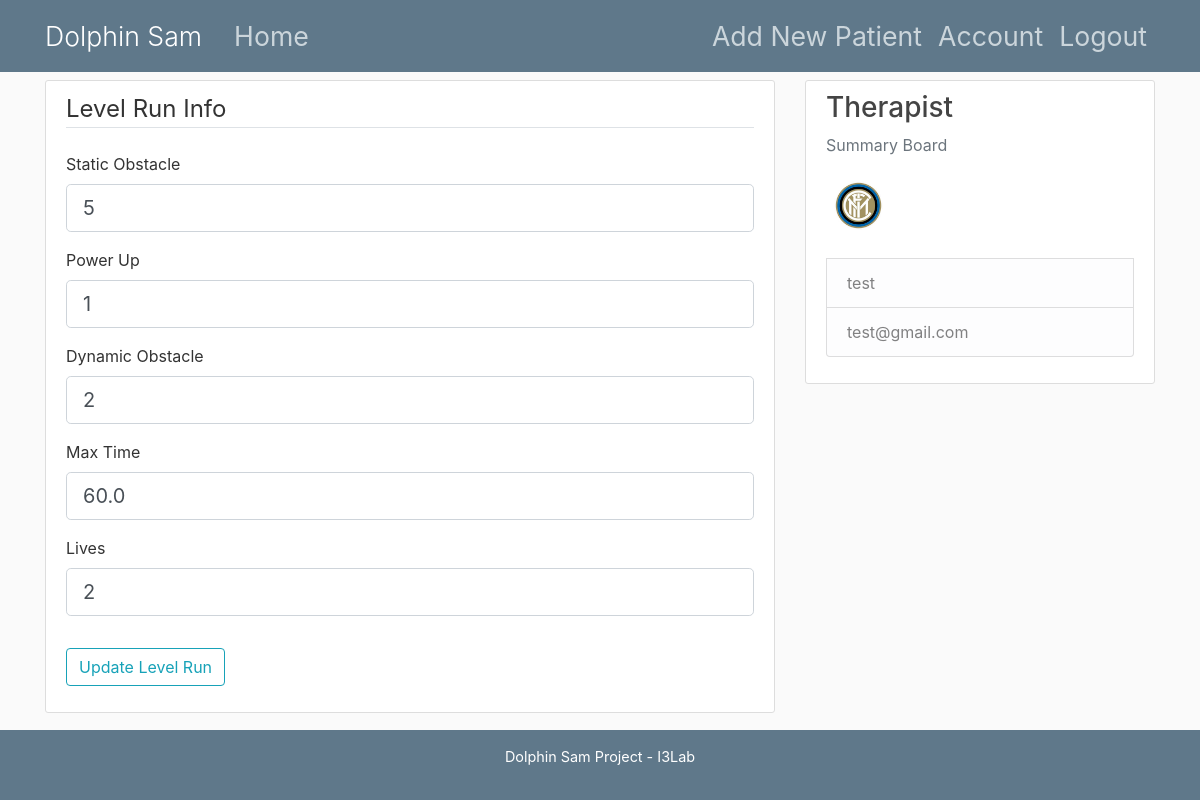
/patientlevrun/6-11 (signed in), run on the app's committed database.
### server/models.py (models this page shows, shortened)
class LevelRun(db.Model):
    id = db.Column(db.Integer, primary_key=True)
    name = db.Column(db.String, nullable=False, default='default')
    static_obstacle = db.Column(db.Integer, nullable=False, default=5)
    power_up = db.Column(db.Integer, nullable=False, default=1)
    dynamic_obstacle = db.Column(db.Integer, nullable=False, default=2)
    max_time = db.Column(db.Float, nullable=False, default=60.0)
    lives = db.Column(db.Integer, nullable=False, default=2)
    patient_id = db.Column(db.Integer, db.ForeignKey('patient.id'), nullable=False)

class User(db.Model, UserMixin):
    id = db.Column(db.Integer, primary_key=True)
    username = db.Column(db.String(20), unique=True, nullable=False)
    email = db.Column(db.String(120), unique=True, nullable=False)
    image_file = db.Column(db.String(20), nullable=False, default='default.jpg')
    password = db.Column(db.String(60), nullable=False)
    patients = db.relationship('Patient', backref='therapist', lazy=True)

### server/routes.py (the view)
@app.route("/patientlevrun/<id_p>-<id_lr>", methods=['GET', 'POST'])
@login_required
def patientlevrun(id_p, id_lr):
    if current_user.is_authenticated:
        id_reg = id_p.replace('}', '')
        id_int = int(id_reg)
        lr_int = int(id_lr)
        for p in range(0, len(current_user.patients)):
            if current_user.patients[p].id == id_int:
                index = p
        for i in range(0, 2):
            if current_user.patients[index].levels_run[i].id == lr_int:
                index_lr = i
        form = UpdateLevelRunForm()
        if form.validate_on_submit():
            current_user.patients[index].levels_run[index_lr].static_obstacle = form.static_obstacle.data
            current_user.patients[index].levels_run[index_lr].power_up = form.power_up.data
            current_user.patients[index].levels_run[index_lr].dynamic_obstacle = form.dynamic_obstacle.data
            current_user.patients[index].levels_run[index_lr].max_time = form.max_time.data
            current_user.patients[index].levels_run[index_lr].lives = form.lives.data
            db.session.commit()
            flash('The patient account has been Updated!', 'success')
            return redirect(url_for('home'))
        elif request.method == 'GET':
            form.static_obstacle.data = current_user.patients[index].levels_run[index_lr].static_obstacle
            form.power_up.data = current_user.patients[index].levels_run[index_lr].power_up
            form.dynamic_obstacle.data = current_user.patients[index].levels_run[index_lr].dynamic_obstacle
            form.max_time.data = current_user.patients[index].levels_run[index_lr].max_time
            form.lives.data = current_user.patients[index].levels_run[index_lr].lives
        return render_template('level_run_update.html', title='Level_Run_Update', form=form)

### server/form.py
class UpdateLevelRunForm(FlaskForm):
    static_obstacle = IntegerField('Static Obstacle', validators=[DataRequired()])
    power_up = IntegerField('Power Up', validators=[DataRequired()])
    dynamic_obstacle = IntegerField('Dynamic Obstacle', validators=[DataRequired()])
    max_time = FloatField('Max Time', validators=[DataRequired()])
    lives = IntegerField('Lives', validators=[DataRequired()])
    submit = SubmitField('Update Level Run')

### server/models.py (called while the page is built)
@login_manager.user_loader
def load_user(user_id):
    return User.query.get(int(user_id))

### server/templates/level_run_update.html (shortened to what this page needs)
{% extends "layout_fixed.html" %}
{% block content %}
<div class="content-section">
    <form method="POST" action="" enctype="multipart/form-data">
        <fieldset class="form-group">
            <legend class="border-bottom mb-4">Level Run Info</legend>
            <div class="form-group">
                {{ form.static_obstacle.label(class="form-control-label") }}
                {% if form.static_obstacle.errors %}
                {{ form.static_obstacle(class="form-control form-control-lg is-invalid") }}
                <div class="invalid-feedback">
                    {% for error in form.static_obstacle.errors %}
                    <span>{{ error }}</span>
                    {% endfor %}
                </div>
                {% else %}
                {{ form.static_obstacle(class="form-control form-control-lg") }}
                {% endif %}
            </div>
            <div class="form-group">
                {{ form.power_up.label(class="form-control-label") }}
                {% if form.power_up.errors %}
                {{ form.power_up(class="form-control form-control-lg is-invalid") }}
                <div class="invalid-feedback">
                    {% for error in form.power_up.errors %}
                    <span>{{ error }}</span>
                    {% endfor %}
                </div>
                {% else %}
                {{ form.power_up(class="form-control form-control-lg") }}
                {% endif %}
            </div>
            <div class="form-group">
                {{ form.dynamic_obstacle.label(class="form-control-label") }}
                {% if form.dynamic_obstacle.errors %}
                {{ form.dynamic_obstacle(class="form-control form-control-lg is-invalid") }}
                <div class="invalid-feedback">
                    {% for error in form.dynamic_obstacle.errors %}
                    <span>{{ error }}</span>
                    {% endfor %}
                </div>
                {% else %}
                {{ form.dynamic_obstacle(class="form-control form-control-lg") }}
                {% endif %}
            </div>
            <div class="form-group">
                {{ form.max_time.label(class="form-control-label") }}
                {% if form.max_time.errors %}
                {{ form.max_time(class="form-control form-control-lg is-invalid") }}
                <div class="invalid-feedback">
                    {% for error in form.max_time.errors %}
                    <span>{{ error }}</span>
                    {% endfor %}
                </div>
                {% else %}
                {{ form.max_time(class="form-control form-control-lg") }}
                {% endif %}
            </div>
            <div class="form-group">
                {{ form.lives.label(class="form-control-label") }}
                {% if form.lives.errors %}
                {{ form.lives(class="form-control form-control-lg is-invalid") }}
                <div class="invalid-feedback">
                    {% for error in form.lives.errors %}
                    <span>{{ error }}</span>
                    {% endfor %}
                </div>
                {% else %}
                {{ form.lives(class="form-control form-control-lg") }}
                {% endif %}
            </div>
        </fieldset>
        <div class="form-group">
            {{ form.submit(class="btn btn-outline-info") }}
        </div>
    </form>
</div>
{% endblock content %}

### server/templates/layout_fixed.html (shortened to what this page needs)
<!DOCTYPE html>
<html>
<head>
    <link rel="stylesheet" href="https://maxcdn.bootstrapcdn.com/bootstrap/4.0.0/css/bootstrap.min.css">
    <link rel="stylesheet" type="text/css" href="{{ url_for('static', filename='main.css') }}">
</head>
<body>
<header class="site-header">
    <nav class="navbar navbar-expand-md navbar-dark bg-steel fixed-top">
        <div class="container">
            <a class="navbar-brand mr-4" href="/">Dolphin Sam</a>
            <div class="collapse navbar-collapse" id="navbarToggle">
                <div class="navbar-nav mr-auto">
                    <a class="nav-item nav-link" href="{{ url_for('home') }}">Home</a>
                </div>
                <div class="navbar-nav">
                    {% if current_user.is_authenticated %}
                    <a class="nav-item nav-link" href="{{ url_for('new_patient') }}">Add New Patient</a>
                    <a class="nav-item nav-link" href="{{ url_for('account') }}">Account</a>
                    <a class="nav-item nav-link" href="{{ url_for('logout') }}">Logout</a>
                    {% else %}
                    <a class="nav-item nav-link" href="{{ url_for('login') }}">Login</a>
                    <a class="nav-item nav-link" href="{{ url_for('register') }}">Register</a>
                    {% endif %}
                </div>
            </div>
        </div>
    </nav>
</header>
<main role="main" class="container">
    <div class="row">
        <div class="col-md-8">
            {% block content %}{% endblock %}
        </div>
        <div class="col-md-4">
            <div class="content-section">
                <h3>Therapist</h3>
                <p class='text-muted'>Summary Board
                <ul class="list-group">
                    {% if current_user.is_authenticated %}
                    <img class="rounded-circle article-img" src="{{ url_for('static', filename='profile_pics/' + current_user.image_file) }}" style="margin-bottom: 20px">
                    <li class="list-group-item list-group-item-light"> {{ current_user.username }} </li>
                    <li class="list-group-item list-group-item-light"> {{ current_user.email }} </li>
                    {% else %}
                    <li class="list-group-item list-group-item-light">Username</li>
                    <li class="list-group-item list-group-item-light">Email</li>
                    {% endif %}
                </ul>
                </p>
            </div>
        </div>
    </div>
</main>
<div class="copy-layout-fixed">
    <p>Dolphin Sam Project - I3Lab</p>
</div>
</body>
</html>

### server/static/main.css (style rules this page uses)
body { background: #fafafa; color: #333333; margin-top: 5rem; }
h1, h2, h3, h4, h5, h6 { color: #444444; }
.bg-steel { background-color: #5f788a; }
.site-header .navbar-nav .nav-link { color: #cbd5db; font-size: 20pt; }
.site-header .navbar-brand { font-size: 20pt; font-weight: 300; }
.content-section { background: #ffffff; padding: 10px 20px; border: 1px solid #dddddd; border-radius: 3px; margin-bottom: 20px; }
.article-img { height: 65px; width: 65px; margin-right: 16px; }
.copy-layout-fixed { position: absolute; bottom: 0; left: 0; right: 0; text-align: center; background: #5f788a; padding: 1em 1em; }
.copy-layout-fixed p { color: #fff; font-size:0.9em; }

### data on the page
LevelRun: static_obstacle "5", power_up "1", dynamic_obstacle "2", max_time "60.0", lives "2"
User: image_file (placeholder picture), username "test", email "test@gmail.com"
